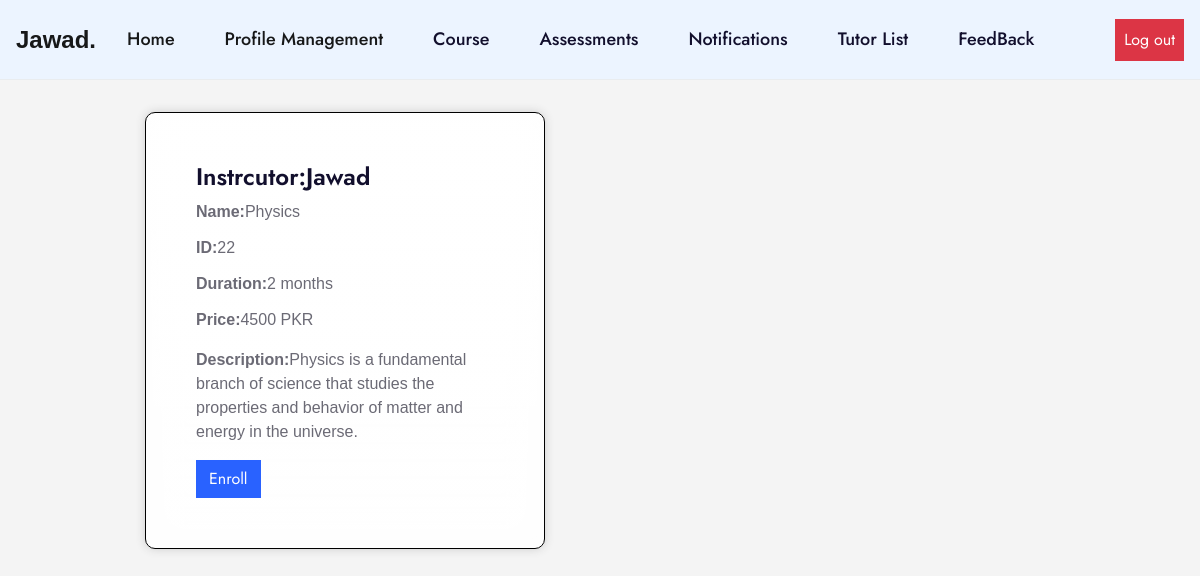
/student/course_en.php (signed in), run on the app's committed database.
### tables this page shows
CREATE TABLE `course` (
  `course_name` varchar(255) NOT NULL,
  `course_id` int(255) NOT NULL,
  `course_intsructor` varchar(255) NOT NULL,
  `course_duration` varchar(255) NOT NULL,
  `course_price` int(255) NOT NULL,
  `course_description` varchar(255) NOT NULL,
  `id` int(255) DEFAULT NULL,
  `course_image` varchar(255) NOT NULL
);

### student/course_en.php (the view, shortened to what this page needs)
<!DOCTYPE html>
<html>
<?php
include('./header.php');
?>
  <div>
  <?php
  include ('../dbcon.php');
  $query="SELECT course_id,course_name,course_description,course_duration,course_price,course_intsructor FROM course";
  $query_run=mysqli_query($con,$query);
  $course=mysqli_num_rows($query_run);
  ?>
  <div class="row">
   <?php
  if($course>0)
  {
    while ($row=mysqli_fetch_array($query_run)) {
     ?>
  <div class="card" style="width: 25rem; margin: 2rem 0rem 1rem 10rem; ">
  <div class="card-body">
  <h4 class="card-text">Instrcutor:<?php echo $row['course_intsructor']?></h4>
    <p class="card-title"><b>Name:</b><?php echo $row['course_name']?></p>
    <p class="card-title"><b>ID:</b><?php echo $row['course_id']?></p>
    <p class="card-title"><b>Duration:</b><?php echo $row['course_duration']?></p>
    <p class="card-text"><b>Price:</b><?php echo $row['course_price']?> PKR</p>
    <p class="card-text"><b>Description:</b><?php echo $row['course_description']?></p>
    <form action="enroll.php" method="post">
      <button type="submit" class="btn btn-primary">Enroll</button>
    </form>
  </div>
</div>
      <?php
    }
  }
  ?>
</div>
</div>

### css/t_dash_style.css (style rules this page uses)
body { background-color: #f4f4f4; font-family: Arial, sans-serif; font-size: 16px; }
.card { margin-bottom: 20px; padding: 20px; animation: slideIn 0.5s ease-in-out; }
.btn { border-radius: 0; }
.btn-primary { background-color: #2962FF; border-color: #2962FF; transition: background-color 0.3s, border-color 0.3s; }
.card-body { margin: 10px; }

### css/Couse_card_style.css (style rules this page uses)
.card { display: flex; flex-direction: column; align-items: center; width: 300px; height: auto; margin: 20px; padding: 20px; border: 1px solid #000000; border-radius: 10px; box-shadow: 0px 0px 10px #ccc; text-align: left; position: relative; overflow: hidden; background: linear-gradient(rgba(255, 255, 255, 0.9), rgba(255, 255, 255, 0.8)); animation: fadeIn 0.5s ease-in-out, tilt 0.5s ease-in-out; }
.card:before { content: ''; position: absolute; top: -10px; left: -10px; right: -10px; bottom: -10px; background: inherit; filter: blur(20px); z-index: -1; }

### data on the page
course: course_intsructor "Jawad", course_name "Physics", course_id "22", course_duration "2 months", course_price "4500", course_description "Physics is a fundamental branch of science that studies the properties and behavior of matter and energy in the universe."

### other printed values
$_SESSION['user_name'] "Jawad."
